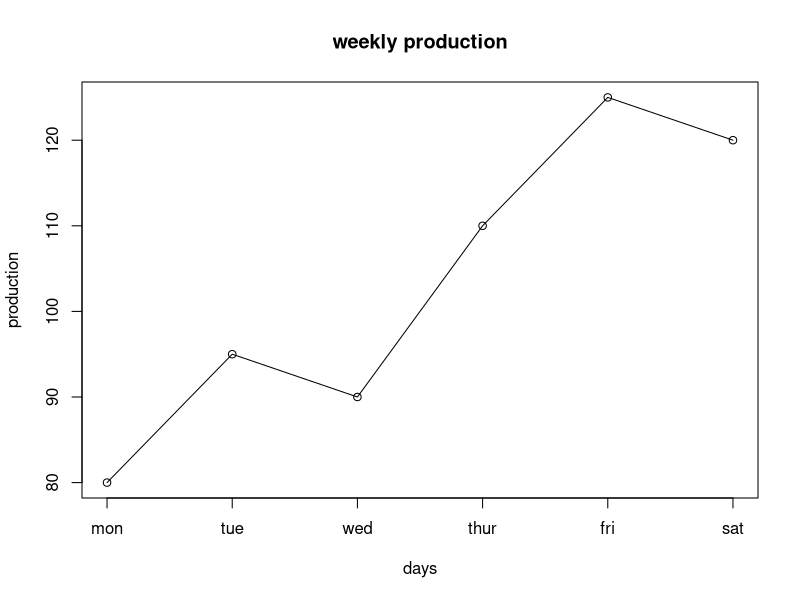

Reproduce this figure in R.
week<-1:6
production<-c(80,95,90,110,125,120)
plot(week,production,type="o",xaxt="n",main="weekly production",xlab="days",ylab="production")
axis(1,at=1:6,labels=c("mon","tue","wed","thur","fri","sat"))
